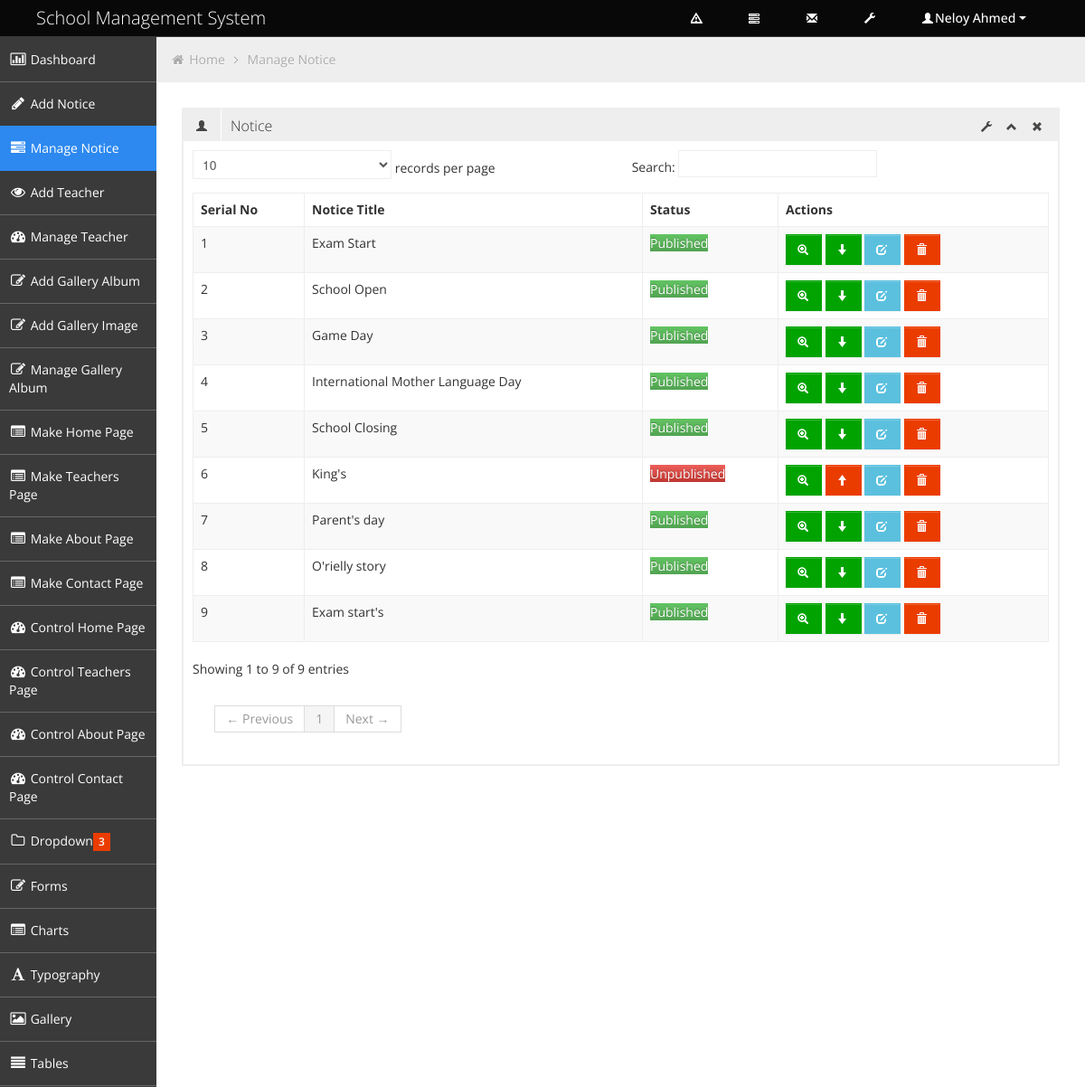
/Neloy/manage_notice.php (signed in), run on the app's committed database.
### tables this page shows
CREATE TABLE IF NOT EXISTS `tbl_notice` (
  `notice_id` int(11) NOT NULL AUTO_INCREMENT,
  `notice_priority` tinyint(1) NOT NULL,
  `notice_title` varchar(40) NOT NULL,
  `notice_publication_time` datetime NOT NULL,
  `notice_short_description` varchar(45) NOT NULL,
  `notice_long_description` text NOT NULL,
  `publication_status` tinyint(1) NOT NULL,
  `deletion_status` tinyint(1) NOT NULL DEFAULT '0',
  PRIMARY KEY (`notice_id`)
);

### Neloy/manage_notice.php (called while the page is built, shortened)
<?php
include './admin_master.php';

### classes/db_connect.php (called while the page is built, shortened)
<?php
class Db_Connect {
    public function __construct() {
        $db_name = 'seip_term_project_sch_mng_102543';
    }
}

### classes/super_admin.php (called while the page is built, shortened)
<?php
require 'db_connect.php';
class Super_Admin {
    public function select_all_notice(){
        $sql = "SELECT * FROM tbl_notice WHERE deletion_status=0";
        $result = mysql_query($sql);
        return $result;
    }
}

### Neloy/manage_notice_content.php (the view, shortened to what this page needs)
<?php
$result = $sup_obj->select_all_notice();
?>
<ul class="breadcrumb">
    <li>
        <i class="icon-home"></i>
        <a href="index.html">Home</a>
        <i class="icon-angle-right"></i>
    </li>
    <li><a href="#">Manage Notice</a></li>
</ul>
<div class="row-fluid sortable">
    <div class="box span12">
        <div class="box-header" data-original-title>
            <h2><i class="halflings-icon user"></i><span class="break"></span>Notice</h2>
            <div class="box-icon">
                <a href="#" class="btn-setting"><i class="halflings-icon wrench"></i></a>
                <a href="#" class="btn-minimize"><i class="halflings-icon chevron-up"></i></a>
                <a href="#" class="btn-close"><i class="halflings-icon remove"></i></a>
            </div>
        </div>
        <div class="box-content">
            <table class="table table-striped table-bordered bootstrap-datatable datatable">
                <thead>
                    <tr>
                        <th>Serial No</th>
                        <th>Notice Title</th>
                        <th>Status</th>
                        <th>Actions</th>
                    </tr>
                </thead>
                <tbody>
                    <?php $i = 1;
                    while ($data = mysql_fetch_assoc($result)) {
                        ?>
                        <tr>
                            <td><?php echo $i; ?></td>
                            <td class="center"><?php echo $data['notice_title']; ?></td>
                            <td class="center">
                                <?php
                                    if ($data['publication_status'] == 0) {
                                        echo '<span class="btn-danger">' .'Unpublished'. '</span>';
                                    } else {
                                        echo '<span class="btn-success">'. 'Published' . '</span>';
                                    }
                                    ?>
                            </td>
                            <td class="center">
                                <a class="btn btn-success" href="view_notice.php?notice_id=<?php echo $data['notice_id'] ?>" title="view details">
                                    <i class="halflings-icon white zoom-in"></i>
                                </a>
    <?php if ($data['publication_status'] == 0) { ?>
                                    <a class="btn btn-danger" href="?status=unpublished&notice_id=<?php echo $data['notice_id'] ?>" title="make active">
                                        <i class="halflings-icon white arrow-up"></i>
                                    </a>
    <?php } else { ?>
                                    <a class="btn btn-success" href="?status=published&notice_id=<?php echo $data['notice_id'] ?>" title="make inactive">
                                        <i class="halflings-icon white arrow-down"></i>
                                    </a>
    <?php } ?>
                                <a class="btn btn-info" href="edit_notice.php?notice_id=<?php echo $data['notice_id'] ?>" title="edit">
                                    <i class="halflings-icon white edit"></i>
                                </a>
                                <a class="btn btn-danger" href="?action=delete&notice_id=<?php echo $data['notice_id'] ?>" onclick="return check_delete();"  title="delete">
                                    <i class="halflings-icon white trash"></i>
                                </a>
                            </td>
                        </tr>
                        <?php $i++;
                    }
                    ?>
                </tbody>
            </table>
        </div>
    </div>
</div>

### Neloy/css/style.css (style rules this page uses)
body { background: #F5F5F5; color: #333; border: none; font-family: 'Open Sans', sans-serif; font-weight: 400; }
h2 { font-size: 16px; line-height: 16px; }
.breadcrumb { margin: -28px -28px 28px -28px; line-height: 34px; background: #eee; border: 0px; color: #aaa; -webkit-box-shadow: none; -moz-box-shadow: none; box-shadow: none; -webkit-border-radius: 0px; -moz-border-radius: 0px; border-radius: 0px; }
.breadcrumb a { color: #aaa; text-shadow: 0px 1px 1px #fff; }
.box { border: 2px solid #eee; background: #fff !important; margin-bottom: 28px; }
.box-header { height: 16px; font-size: 16px; line-height: 16px; padding: 10px; background: #eee; -webkit-box-shadow: none; -moz-box-shadow: none; box-shadow: none; overflow: hidden; }
.box-header h2 { float:left; margin-top: 0px; font-weight: 300; }
.box-header h2 i { margin: 0px 3px 0px 4px; opacity: .8; filter: alpha(opacity=80); -ms-filter:"progid:DXImageTransform.Microsoft.Alpha(Opacity=80)"; }
.box-header .box-icon { float:right; margin-top: 1px; }
.box-header .box-icon i { -webkit-transition: all 0.1s ease-in-out; -moz-transition: all 0.1s ease-in-out; -o-transition: all 0.1s ease-in-out; -ms-transition: all 0.1s ease-in-out; transition: all 0.1s ease-in-out; opacity: .8; filter: alpha(opacity=80); -ms-filter:"progid:DXImageTransform.Microsoft.Alpha(Opacity=80)"; }
.box-header .box-icon a { margin: 0px 5px; }
.box-content { position: relative; z-index: 50; margin-top: -1px; padding: 10px; background: #fff !important; }
.btn { display: inline-block; padding: 6px 12px; margin-bottom: 0; font-size: 14px; font-weight: 500; line-height: 20px; text-align: center; white-space: nowrap; vertical-align: middle; cursor: pointer; border: 1px solid #a7a9aa; -webkit-border-radius: 0px !important; border-radius: 0px !important; }
.btn i { margin-top: 2px; }
.btn { color: #ffffff; background-color: #a7a9aa; border-color: #a7a9aa; background-image: none; filter: none; text-shadow: none; }
.btn-danger { background-color: #EB3C00; border-color: #EB3C00; }
.btn-success { background-color: #00A300; border-color: #00A300; }
.btn-info { background-color: #5bc0de; border-color: #5bc0de; }
.table th, .table td { border-top: 1px solid #eee; }
.table-bordered { border-color: #eee; -webkit-border-radius: 0px !important; -moz-border-radius: 0px !important; border-radius: 0px !important; }
.table-bordered th, .table-bordered td { border-left: 1px solid #eee; }
.table-bordered thead:first-child tr:first-child > th:first-child, .table-bordered tbody:first-child tr:first-child > td:first-child, .table-bordered tbody:first-child tr:first-child > th:first-child { -webkit-border-radius: 0px !important; -moz-border-radius: 0px !important; border-radius: 0px !important; }
.table-bordered thead:first-child tr:first-child > th:last-child, .table-bordered tbody:first-child tr:first-child > td:last-child, .table-bordered tbody:first-child tr:first-child > th:last-child { -webkit-border-radius: 0px !important; -moz-border-radius: 0px !important; border-radius: 0px !important; }
.table-bordered thead:last-child tr:last-child > th:first-child, .table-bordered tbody:last-child tr:last-child > td:first-child, .table-bordered tbody:last-child tr:last-child > th:first-child, .table-bordered tfoot:last-child tr:last-child > td:first-child, .table-bordered tfoot:last-child tr:last-child > th:first-child { -webkit-border-radius: 0px !important; -moz-border-radius: 0px !important; border-radius: 0px !important; }
.table-bordered thead:last-child tr:last-child > th:last-child, .table-bordered tbody:last-child tr:last-child > td:last-child, .table-bordered tbody:last-child tr:last-child > th:last-child, .table-bordered tfoot:last-child tr:last-child > td:last-child, .table-bordered tfoot:last-child tr:last-child > th:last-child { -webkit-border-radius: 0px !important; -moz-border-radius: 0px !important; border-radius: 0px !important; }

### data on the page
tbl_notice: notice_title "Exam Start", publication_status "Published"
tbl_notice: notice_title "School Open", publication_status "Published"
tbl_notice: notice_title "Game Day", publication_status "Published"
tbl_notice: notice_title "International Mother Language Day", publication_status "Published"
tbl_notice: notice_title "School Closing", publication_status "Published"
tbl_notice: notice_title "King's", publication_status "Unpublished"
tbl_notice: notice_title "Parent's day", publication_status "Published"
tbl_notice: notice_title "O'rielly story", publication_status "Published"
tbl_notice: notice_title "Exam start's", publication_status "Published"

### other printed values
$_SESSION['admin_name'] "Neloy Ahmed"
